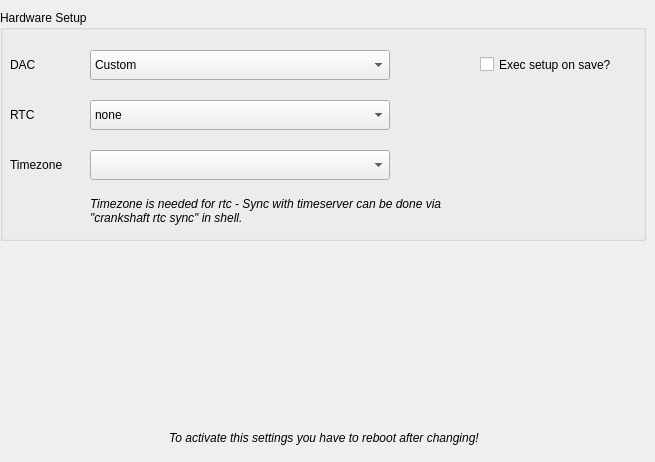
   <widget class="QWidget" name="tabCSHW">
    <attribute name="title">
     <string>CS HW</string>
    </attribute>
    <widget class="QGroupBox" name="groupBoxHardware">
     <property name="geometry">
      <rect>
       <x>0</x>
       <y>10</y>
       <width>646</width>
       <height>231</height>
      </rect>
     </property>
     <property name="title">
      <string>Hardware Setup</string>
     </property>
     <widget class="QComboBox" name="comboBoxHardwareRTC">
      <property name="geometry">
       <rect>
        <x>90</x>
        <y>90</y>
        <width>300</width>
        <height>30</height>
       </rect>
      </property>
      <property name="editable">
       <bool>false</bool>
      </property>
      <property name="currentText">
       <string>none</string>
      </property>
      <item>
       <property name="text">
        <string>none</string>
       </property>
      </item>
      <item>
       <property name="text">
        <string>abx80x</string>
       </property>
      </item>
      <item>
       <property name="text">
        <string>ds1307</string>
       </property>
      </item>
      <item>
       <property name="text">
        <string>ds1339</string>
       </property>
      </item>
      <item>
       <property name="text">
        <string>ds3231</string>
       </property>
      </item>
      <item>
       <property name="text">
        <string>mcp7940x</string>
       </property>
      </item>
      <item>
       <property name="text">
        <string>mcp7941x</string>
       </property>
      </item>
      <item>
       <property name="text">
        <string>pcf2127</string>
       </property>
      </item>
      <item>
       <property name="text">
        <string>pcf8523</string>
       </property>
      </item>
      <item>
       <property name="text">
        <string>pcf8563</string>
       </property>
      </item>
     </widget>
     <widget class="QLabel" name="labelHardwareRTC">
      <property name="geometry">
       <rect>
        <x>10</x>
        <y>90</y>
        <width>80</width>
        <height>30</height>
       </rect>
      </property>
      <property name="text">
       <string>RTC</string>
      </property>
     </widget>
     <widget class="QComboBox" name="comboBoxHardwareDAC">
      <property name="geometry">
       <rect>
        <x>90</x>
        <y>40</y>
        <width>300</width>
        <height>30</height>
       </rect>
      </property>
      <property name="editable">
       <bool>false</bool>
      </property>
      <property name="currentText">
       <string>Custom</string>
      </property>
      <property name="currentIndex">
       <number>0</number>
      </property>
      <property name="modelColumn">
       <number>0</number>
      </property>
      <item>
       <property name="text">
        <string>Custom</string>
       </property>
      </item>
      <item>
       <property name="text">
        <string>Raspberry Pi - Onboard</string>
       </property>
      </item>
      <item>
       <property name="text">
        <string>Allo - Boss</string>
       </property>
      </item>
      <item>
       <property name="text">
        <string>Allo - Piano</string>
       </property>
      </item>
      <item>
       <property name="text">
        <string>IQaudIO - Pi-DAC Plus/Pro/Zero</string>
       </property>
      </item>
      <item>
       <property name="text">
        <string>IQaudIO - Pi-Digi Amp Plus</string>
       </property>
      </item>
      <item>
       <property name="text">
        <string>IQaudIO - Pi-Digi Amp Plus - Automute</string>
       </property>
      </item>
      <item>
       <property name="text">
        <string>IQaudIO - Pi-Digi Plus</string>
       </property>
      </item>
      <item>
       <property name="text">
        <string>Audioinjector - Zero/Stereo</string>
       </property>
      </item>
      <item>
       <property name="text">
        <string>Hifiberry - DAC</string>
       </property>
      </item>
      <item>
       <property name="text">
        <string>Hifiberry - DAC Plus</string>
       </property>
      </item>
      <item>
       <property name="text">
        <string>Hifiberry - DAC Digi</string>
       </property>
      </item>
      <item>
       <property name="text">
        <string>Hifiberry - DAC Amp</string>
       </property>
      </item>
     </widget>
     <widget class="QLabel" name="labelHardwareDAC">
      <property name="geometry">
       <rect>
        <x>10</x>
        <y>40</y>
        <width>80</width>
        <height>30</height>
       </rect>
      </property>
      <property name="text">
       <string>DAC</string>
      </property>
     </widget>
     <widget class="QComboBox" name="comboBoxTZ">
      <property name="geometry">
       <rect>
        <x>90</x>
        <y>140</y>
        <width>300</width>
        <height>30</height>
       </rect>
      </property>
      <property name="editable">
       <bool>false</bool>
      </property>
      <property name="currentText">
       <string/>
      </property>
     </widget>
     <widget class="QLabel" name="labelHardwareTZ">
      <property name="geometry">
       <rect>
        <x>10</x>
        <y>140</y>
        <width>80</width>
        <height>30</height>
       </rect>
      </property>
      <property name="text">
       <string>Timezone</string>
      </property>
     </widget>
     <widget class="QLabel" name="labelTimeZoneIcon">
      <property name="geometry">
       <rect>
        <x>60</x>
        <y>186</y>
        <width>21</width>
        <height>31</height>
       </rect>
      </property>
      <property name="text">
       <string>&lt;html&gt;&lt;head/&gt;&lt;body&gt;&lt;p&gt;&lt;img src=&quot;:/ico_info.png&quot;/&gt;&lt;/p&gt;&lt;/body&gt;&lt;/html&gt;</string>
      </property>
     </widget>
     <widget class="QLabel" name="labelTimeZone">
      <property name="geometry">
       <rect>
        <x>90</x>
        <y>180</y>
        <width>521</width>
        <height>41</height>
       </rect>
      </property>
      <property name="font">
       <font>
        <italic>true</italic>
       </font>
      </property>
      <property name="text">
       <string>Timezone is needed for rtc - Sync with timeserver can be done via
&quot;crankshaft rtc sync&quot; in shell.</string>
      </property>
     </widget>
     <widget class="QCheckBox" name="checkBoxHardwareSave">
      <property name="geometry">
       <rect>
        <x>480</x>
        <y>43</y>
        <width>161</width>
        <height>23</height>
       </rect>
      </property>
      <property name="text">
       <string>Exec setup on save?</string>
      </property>
     </widget>
    </widget>
    <widget class="QLabel" name="labelSettingsInfo_3">
     <property name="geometry">
      <rect>
       <x>2</x>
       <y>425</y>
       <width>644</width>
       <height>26</height>
      </rect>
     </property>
     <property name="font">
      <font>
       <italic>true</italic>
      </font>
     </property>
     <property name="text">
      <string>To activate this settings you have to reboot after changing!</string>
     </property>
     <property name="alignment">
      <set>Qt::AlignCenter</set>
     </property>
     <property name="wordWrap">
      <bool>true</bool>
     </property>
    </widget>
    <widget class="QLabel" name="labelSettingsInfo_Icon_3">
     <property name="geometry">
      <rect>
       <x>80</x>
       <y>422</y>
       <width>31</width>
       <height>31</height>
      </rect>
     </property>
     <property name="text">
      <string>&lt;html&gt;&lt;head/&gt;&lt;body&gt;&lt;p align=&quot;justify&quot;&gt;&lt;img src=&quot;:/ico_warning.png&quot;/&gt;&lt;/p&gt;&lt;/body&gt;&lt;/html&gt;</string>
     </property>
    </widget>
   </widget>
